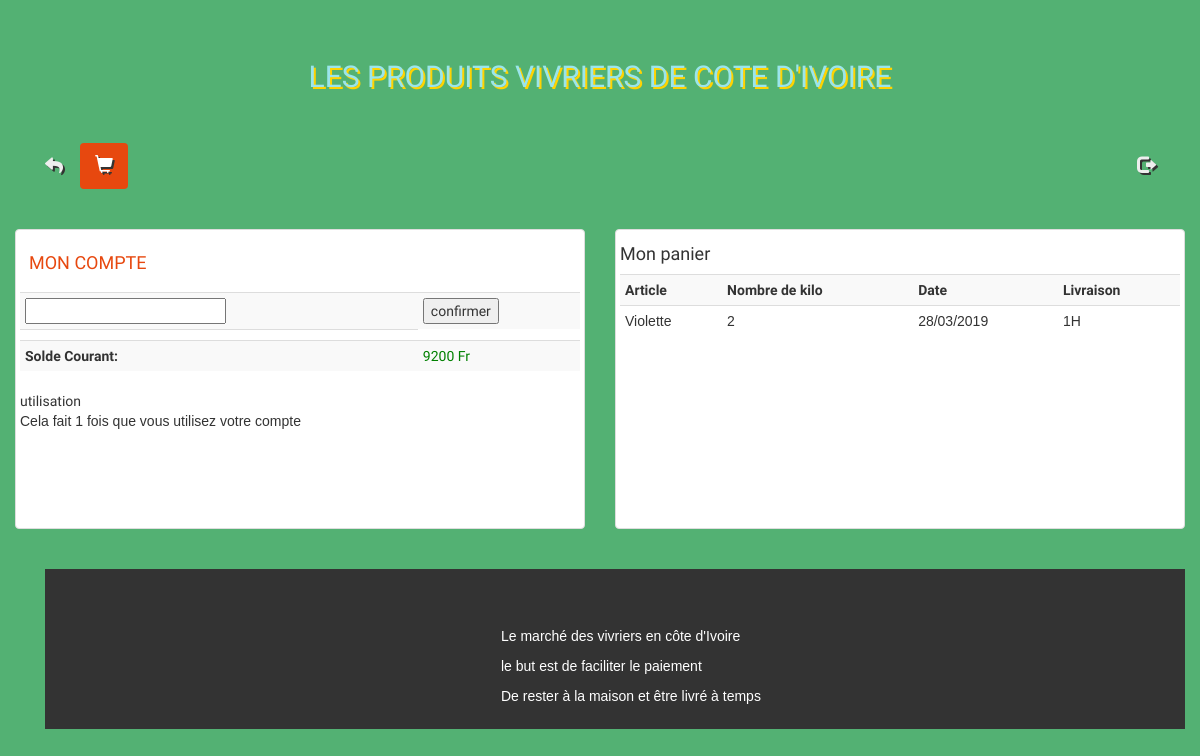
The app's page /pages/count.php (signed in) with its own data.
### tables this page shows
CREATE TABLE `compte` (
  `id` int(11) NOT NULL,
  `user_id` int(11) NOT NULL,
  `sum` varchar(255) NOT NULL,
  `code` varchar(255) NOT NULL,
  `datsend` datetime NOT NULL
);

CREATE TABLE `items` (
  `id` int(11) NOT NULL,
  `name` varchar(255) NOT NULL,
  `description` varchar(255) NOT NULL,
  `price` float NOT NULL,
  `image` varchar(255) NOT NULL,
  `category_id` int(11) NOT NULL
);

CREATE TABLE `sales` (
  `id` int(11) NOT NULL,
  `user_id` int(11) NOT NULL,
  `prod_id` int(11) NOT NULL,
  `q` varchar(255) NOT NULL,
  `date` datetime NOT NULL
);

### pages/panier.php (called while the page is built, shortened)
<?php
require('config.php');
$comp=$bdd->prepare("SELECT * FROM compte WHERE user_id=? ");
$comp->execute(array($_SESSION['id']));
$panier=$bdd->prepare("SELECT * FROM sales WHERE user_id=? ");
$panier->execute(array($_SESSION['id']));
$rows=$panier->rowCount();
$lit=$panier->fetch();
$datform= date_create($lit['date']);
 $annee=date_format($datform,"d/m/Y");
 $heure=date_format($datform,"H");
 $dl=(24-$heure)/4;
$art=$bdd->prepare('SELECT * FROM items WHERE id=? ');
$art->execute(array($lit['prod_id']));
?>

### pages/count.php (the view, shortened to what this page needs)
<?php
require('panier.php');
?>
<!DOCTYPE html>
<html>
<head>
       <link rel="stylesheet" href="https://maxcdn.bootstrapcdn.com/bootstrap/3.3.7/css/bootstrap.min.css">
       <link rel="stylesheet" href="https://use.fontawesome.com/releases/v5.8.1/css/all.css">
       <link rel="stylesheet" type="text/css" href="../css/style.css">
</head>
<body>
   <div class="container site">
    <h1 class="text-logo"><span class="glyphicon glyphicon"></span>LES PRODUITS VIVRIERS DE COTE D'IVOIRE<span class="glyphicon glyphicon"></span></h1>
     <nav>
        <ul class="nav nav-pills">
        <li role="presentation" ><a href="../index.php" id="lien" ><i class="fa fa-reply" aria-hidden="true"></i></a></li>
            <li role="presentation" class="active" ><a href="#p" data-toggle="tab"><span class="glyphicon glyphicon-shopping-cart"></span></a></li>
            <li role="presentation" id="right"><a href="deconnexion.php"><span class="glyphicon glyphicon-log-out"></span></a></li>
        </ul>
     </nav>
      <div class="tab-content">
        <div class="tab-pane active" id="1">
            <div class="row">
        <div class="tab-pane " id="p">
                <div class="row">
                    <div class="col-sm-12 col-md-6">
                        <div class="thumbnail espace">
                            <div class="caption">
                              <h4>MON COMPTE</h4>
                            </div>
                            <table class="table table-condensed table-striped">
                             <form method="POST" id="conf">
                            <tr>
                                  <td><input type="text" name="code"></td>
                                  <td><input type="submit" value="confirmer"></td>
                              </tr>
                              <tr>
                                  <td id="res"></td>
                              </tr>
                              </form>
                              <tr>
                                  <th>Solde Courant:</th>
                                <?php
                                   while ($list=$comp->fetch()) {?>
                                    <?php if($list['sum']>=10){?>
                                      <td style="color:green"><?=$list['sum']?> Fr</td>
                                    <?php } ?>
                                   <?php } ?>
                              </tr>
                            </table>
                            <div class="utilisation">
                                utilisation
                                <table style="font-family:sans-serif;">
                                    <td>Cela fait <?=$rows?> fois que vous utilisez votre compte</td>
                                </table>
                            </div>
                        </div>
                    </div>
                    <div class="col-sm-12 col-md-6">
                        <div class="thumbnail espace">
                            <h4>Mon panier</h4>
                            <table class="table table-condensed table-striped">
                                <?php
                                 while($s=$art->fetch()){?>
                                 <tr><th>Article</th><th>Nombre de kilo</th><th>Date</th><th>Livraison</th></tr>
                                 <tr style="font-family:sans-serif;">
                                     <td><?=$s['name']?></td>
                                     <td><?=$lit['q']?></td>
                                     <td><?=$annee?></td>
                                     <td><?=$dl?>H</td>
                                 </tr>
                                 <?php } ?>
                            </table>
                        </div>
                    </div>
                </div>
           </div>
  </div>
</div>
  <section class="container">
      <footer >
          <div>
               <p>Le marché des vivriers en côte d'Ivoire</p>
                <p>le but est de faciliter le paiement</p>
                <p>De rester à la maison et être livré à temps</p>
          </div>
      </footer>
  </section>
</body>
</html>

### css/style.css (style rules this page uses)
body { margin: 0; padding: 0; background: rgb(83, 177, 115); }
.site { font-family: 'Holtwood One SC', sans-serif; }
.text-logo { font-family: 'Holtwood One SC', sans-serif; color: #9be5eb; text-shadow: 2px 2px #ffd301; font-size: 30px; padding: 40px 0; text-align: center; }
.nav { margin-bottom: 40px; }
.caption>h4 { color: #e7480f; font-size: 18px; }
.nav-pills>li.active>a,.nav-pills>li.active>a:focus,.nav-pills>li.active>a:active { background: #e7480f; }
.nav>li>a { color: #eee; font-size: 18px; text-shadow: 2px 2px #333; }
.espace { height: 300px; }
#right { float: right; }
footer { height: 160px; background: #333; color: #fff; padding-left: 40%; padding-top: 5%; font-family: 'Gill Sans', 'Gill Sans MT', Calibri, 'Trebuchet MS', sans-serif; }

### records on screen
compte: sum "9200"
items: name "Violette"
sales: q "2", date "28/03/2019", date "1"

### other values on screen
$rows "1"
